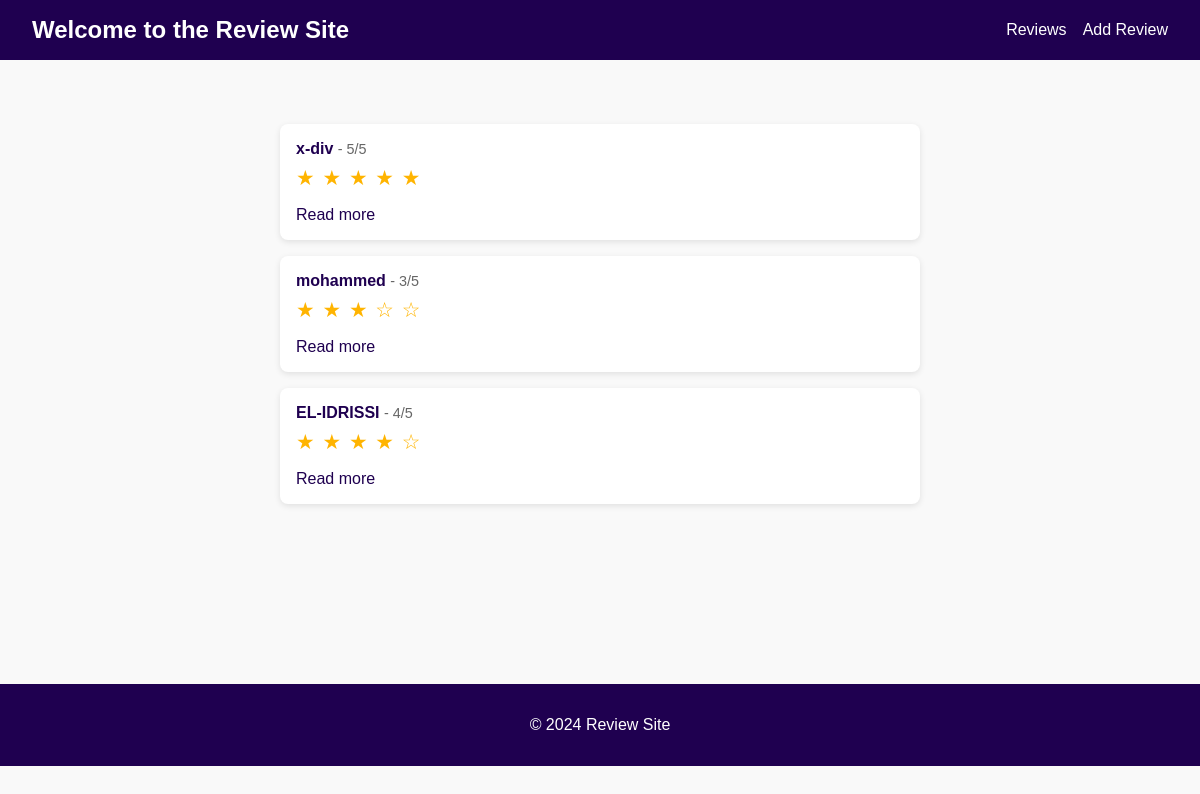
Before: / with the older database file.
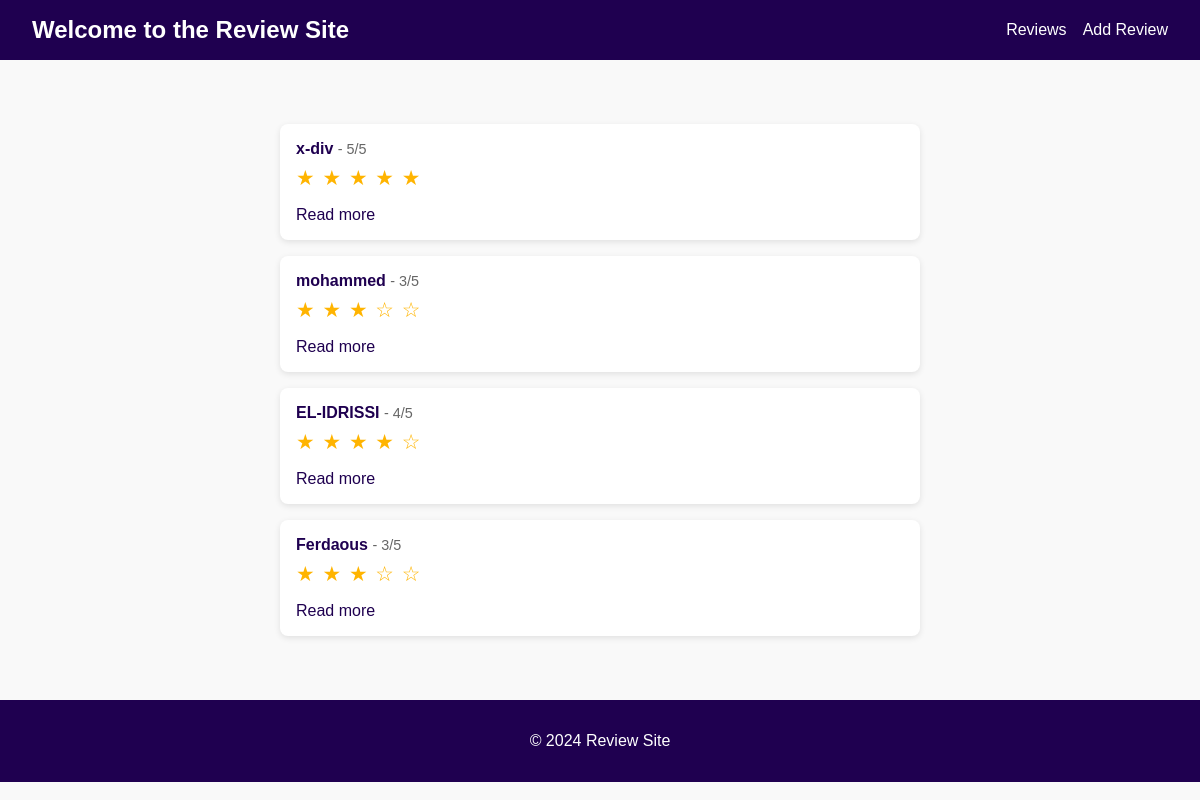
After: the same page with the newer database file.
### reviews/models.py (models this page shows)
class Review(models.Model):
    user_name = models.CharField(max_length=100)
    review_text = models.TextField(max_length=200)
    rating = models.IntegerField(max_length=5)

### reviews/views.py (the view)
# urls.py: path("",views.ReviewListView.as_view(), name='review_list'),
class ReviewListView(ListView):
    template_name = "reviews/review_list.html"
    model = Review
    context_object_name = "reviews"

### reviews/templates/reviews/review_list.html (shortened to what this page needs)
{% extends 'reviews/base.html' %}
{% block content %}
  <ul class="review-list">
    {% for review in reviews %}
      <li class="review-item">
        <p class="review-header">
          <strong class="review-user">{{ review.user_name }}</strong>
          <span class="review-rating"> - {{ review.rating }}/5</span>
        </p>
        <p class="review-stars">
          {% for i in "12345"|make_list %}
            {% if forloop.counter <= review.rating %}
              <span class="star filled">★</span>
            {% else %}
              <span class="star">☆</span>
            {% endif %}
          {% endfor %}
        </p>
        <a href="{% url 'review_detail' review.id %}" class="review-link">Read more</a>
      </li>
    {% empty %}
      <li class="review-item review-empty">No reviews yet.</li>
    {% endfor %}
  </ul>
{% endblock %}

### reviews/templates/reviews/base.html (shortened to what this page needs)
{% load static %}
<!DOCTYPE html>
<html lang="en">
<head>
     <link rel="stylesheet" href="{% static 'reviews/styles.css'%}">
</head>
<body>
    <header>
        <h1>Welcome to the Review Site</h1>
        <nav>
            <a href="{% url 'review_list'%}">Reviews</a>
            <a href="{% url 'add_review' %}">Add Review</a>
        </nav>
    </header>
    <main>
        {% block content %}{% endblock %}
    </main>
    <footer>
        <p>&copy; 2024 Review Site</p>
    </footer>
</body>
</html>

### reviews/static/reviews/styles.css (style rules this page uses)
body { font-family: sans-serif; margin: 0; background-color: #f9f9f9; color: #333; }
header { background-color: #1f0050; color: white; padding: 1rem 2rem; display: flex; align-items: center; justify-content: space-between; flex-wrap: wrap; }
header h1 { margin: 0; font-size: 1.5rem; }
nav { display: flex; gap: 1rem; }
nav a { color: white; text-decoration: none; font-weight: 500; transition: color 0.3s ease; }
main { padding: 2rem; min-height: 70vh; }
footer { background-color: #1f0050; color: white; text-align: center; padding: 1rem; margin-top: auto; }
.review-list { list-style: none; padding: 0; margin: 2rem auto; max-width: 40rem; }
.review-item { background: white; border-radius: 8px; padding: 1rem; margin-bottom: 1rem; box-shadow: 0 2px 6px rgba(0, 0, 0, 0.1); }
.review-header { margin: 0 0 0.5rem 0; font-size: 1rem; }
.review-user { font-weight: bold; color: #1f0050; }
.review-rating { color: #666; font-size: 0.9rem; }
.review-stars { margin: 0.5rem 0; font-size: 1.2rem; color: #ffb400; }
.star { margin-right: 2px; }
.star.filled { color: #ffb400; }
.review-link { display: inline-block; margin-top: 0.5rem; text-decoration: none; color: #1f0050; font-weight: 500; transition: color 0.3s ease; }
.review-stars { font-size: 1.3rem; color: #ffb400; }

Changed rows visible on the page:
added Review: user_name "Ferdaous", rating "3"
